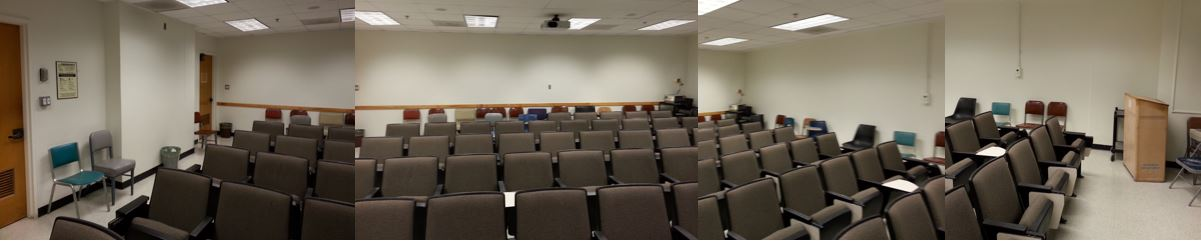
%> input picture Project2/background_2014.JPG, 1201 x 241 px
$ octave testreal.m   (GNU Octave 9; MATLAB toolbox functions it lacks are replaced by stand-ins)
%> lines starting %> are read from the running program, lines starting %| are printed output that depends on the picture
% Test on the class image with different size

img = imread('background_2014.JPG');
%> img is the input picture: size 241x1201x3 uint8; mean R, G, B 114.4, 105, 90.8
img = rgb2gray(img);
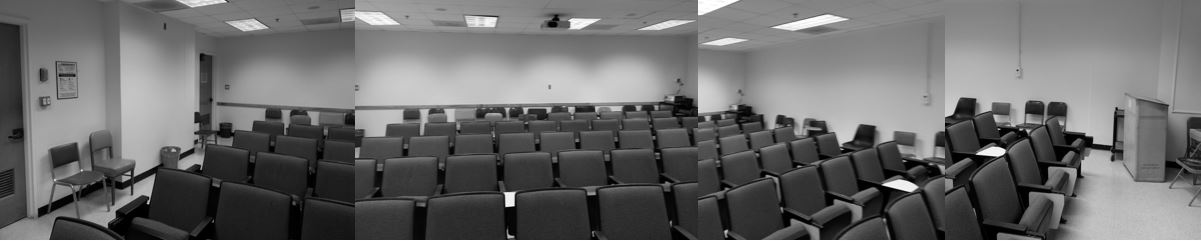
%> img: size 241x1201 uint8; min 0, max 255, mean 106.2


    window_size = 16;
    step = 4;
    imshow(img);
    falsealarm = [];
    cnt = 0;

    for si = 0.5 : 0.05 : 0.75
        nimg = imresize(img, si);
%> (the run ends here)
